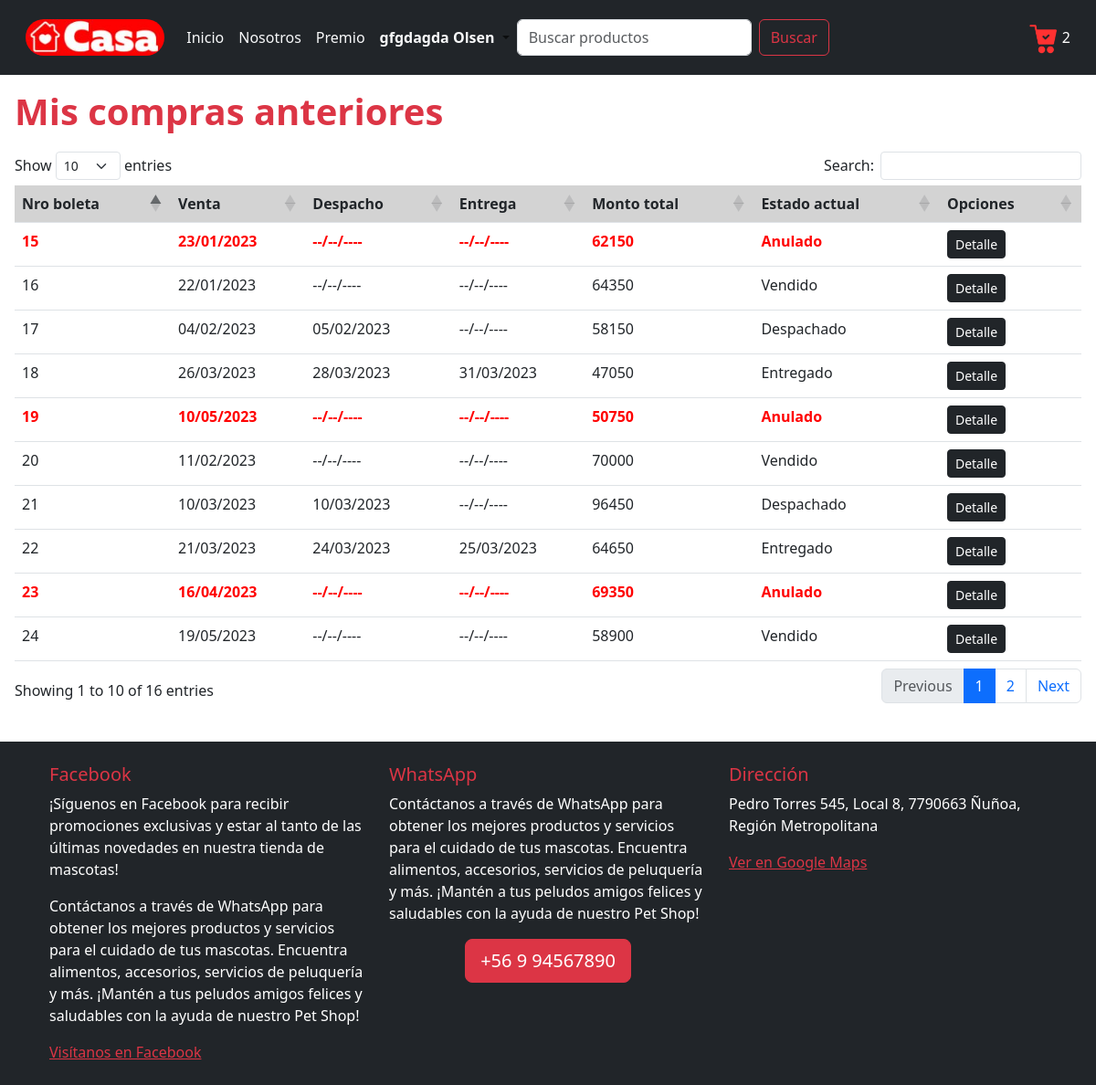
Screenshot of /miscompras (signed in) with the database file from the repository.
### core/models.py (models this page shows, shortened)
class Boleta(models.Model):
    ESTADO_CHOICES = [
        ('Anulado', 'Anulado'),
        ('Vendido', 'Vendido'),
        ('Despachado', 'Despachado'),
        ('Entregado', 'Entregado'),
    ]
    nro_boleta = models.IntegerField(primary_key=True, blank=False, null=False, verbose_name='Nro boleta')
    cliente = models.ForeignKey(Perfil, on_delete=models.DO_NOTHING)
    monto_sin_iva = models.IntegerField(blank=False, null=False, verbose_name='Monto sin IVA')
    iva = models.IntegerField(blank=False, null=False, verbose_name='IVA')
    total_a_pagar = models.IntegerField(blank=False, null=False, verbose_name='Total a pagar')
    fecha_venta = models.DateField(blank=False, null=False, verbose_name='Fecha de venta')
    fecha_despacho = models.DateField(blank=True, null=True, verbose_name='Fecha de despacho')
    fecha_entrega = models.DateField(blank=True, null=True, verbose_name='Fecha de entrega')
    estado = models.CharField(choices=ESTADO_CHOICES, max_length=50, blank=False, null=False, verbose_name='Estado')
    class Meta:
        db_table = 'Boleta'
        verbose_name = "Boleta"
        verbose_name_plural = "Boletas"

### core/views.py (the view)
# urls.py: path('miscompras', miscompras, name='miscompras'),
def miscompras(request):
    usuario = request.user
    perfil = Perfil.objects.get(usuario=usuario)
    boletas = Boleta.objects.filter(cliente=perfil)
    historial =[]
    for boleta in boletas:
        boleta_historial = {
            'nro_boleta': boleta.nro_boleta,
            'fecha_venta': boleta.fecha_venta,
            'fecha_despacho': boleta.fecha_despacho,
            'fecha_entrega': boleta.fecha_entrega,
            'total_a_pagar': boleta.total_a_pagar,
            'estado': boleta.estado,
        }
        historial.append(boleta_historial)
    return render(request, 'core/miscompras.html', {
        'historial': historial
    })

### core/context_processors.py (called while the page is built)
def registrar_carrito(request):
    mostrar_carrito = False
    cantidad_productos = 0
    if request.user.is_authenticated:
        if request.user.perfil.tipo_usuario == 'Cliente':
            cantidad_productos = Carrito.objects.filter(cliente=request.user.perfil).count()
            mostrar_carrito = cantidad_productos > 0
    return {
        'mostrar_carrito': mostrar_carrito,
        'cantidad_productos': cantidad_productos,
    }

def carrito_variables(request):
    if request.user.is_authenticated and hasattr(request.user, 'perfil') and request.user.perfil.tipo_usuario == 'Cliente':
        detalle_carrito = Carrito.objects.filter(cliente=request.user.perfil)
        total_a_pagar = 0
        for item in detalle_carrito:
            total_a_pagar += item.precio_a_pagar
        monto_sin_iva = int(round(total_a_pagar / 1.19))
        iva = total_a_pagar - monto_sin_iva
        return {
            'detalle_carrito': detalle_carrito,
            'monto_sin_iva': monto_sin_iva,
            'iva': iva,
            'total_a_pagar': total_a_pagar,
        }
    return {}

### core/templatetags/custom_filters.py (called while the page is built)
@register.filter
def formatear_dinero(value):
    value = round(value)
    value = f'${value:,}'
    value = value.replace(',', '.')
    return value

@register.filter
def formatear_porcentaje(value):
    return f'{value}%'

@register.filter
def formatear_fecha(value):
    if value == None:
        value = '--/--/----'
    else:
        value = value.strftime("%d/%m/%Y")
    return f'{value}'

### core/templates/core/miscompras.html
{% extends 'core/base.html' %}
{% load static %}
{% load custom_filters %}
{% block content %}
    <h1 class="text-danger">Mis compras anteriores</h1>
    <table id="tabla-principal" class="table table-hover">
        <thead>
            <tr>
                <th> Nro boleta </th>
                <th> Venta </th>
                <th> Despacho </th>
                <th> Entrega </th>
                <th> Monto total </th>
                <th> Estado actual </th>
                <th> Opciones </th>
            </tr>
        </thead>
        <tbody>
            {% for boleta in historial %}
                {% if boleta.estado == 'Anulado' %}
                    <tr class="letra-boleta-anulada">
                {% else %}
                    <tr>
                {% endif %}
                    <td> {{ boleta.nro_boleta }} </td>
                    <td> {{ boleta.fecha_venta|formatear_fecha }} </td>
                    <td> {{ boleta.fecha_despacho|formatear_fecha }} </td>
                    <td> {{ boleta.fecha_entrega|formatear_fecha }} </td>
                    <td> {{ boleta.total_a_pagar }} </td>
                    <td> {{ boleta.estado }} </td>
                    <td>
                        <a href="{% url 'boleta' boleta.nro_boleta %}" class="btn btn-sm btn-dark">Detalle</a>
                    </td>
                </tr>
            {% endfor %}
        </tbody>
    </table>
{% endblock content %}

### core/templates/core/base.html (shortened to what this page needs)
{% load static %}
{% load custom_filters %}
<!DOCTYPE html>
<html lang="es">
<head>
    <link rel="stylesheet" href="{% static 'core/css/style-carrito.css' %}" />
    <link rel="stylesheet" href="{% static 'core/css/base.css' %}">
    <link href="https://cdn.jsdelivr.net/npm/bootstrap@5.3.0/dist/css/bootstrap.min.css" rel="stylesheet">
    <link href="https://cdn.datatables.net/1.13.4/css/dataTables.bootstrap5.min.css" rel="stylesheet">
    <link href="{% static 'core/css/base.css'%}" rel="stylesheet">
</head>
<body>
    {% block navbar %}
      <nav class="navbar navbar-expand-lg text-bg-dark p-3">
        <div class="container-fluid">
          <a class="navbar-brand" href="{% url 'index' %}">
            <img class="rounded-pill" src="{% static 'core/images/logo.jpg' %}" style="height: 40px;;" alt="logo">
          </a>
          <div class="collapse navbar-collapse" id="navbarSupportedContent">
            <ul class="navbar-nav me-auto mb-2 mb-lg-0">
              <li class="nav-item">
                <a class="nav-link active text-light" aria-current="page" href="{% url 'index' %}">Inicio</a>
              </li>
              <li class="nav-item">
                <a class="nav-link text-light text-light" aria-current="page" href="{% url 'nosotros' %}"> Nosotros </a>
              </li>
              <li class="nav-item">
                <a class="nav-link text-light text-light" aria-current="page" href="{% url 'api' %}"> Premio </a>
              </li>
              {% if user.is_authenticated %}
                <li class="nav-item dropdown">
                  <a class="nav-link dropdown-toggle" href="#" role="button" data-bs-toggle="dropdown"
                      aria-expanded="false" href="{% url 'ingresar' %}">
                    {% if user.is_superuser %}
                      <span class="text-danger fw-bold">
                    {% elif user.is_staff %}
                      <span class="text-warning fw-bold">
                    {% else %}
                      <span class="text-light fw-bold">
                    {% endif %}
                      {{ user.first_name }} {{ user.last_name }}
                    </span>
                  </a>
                </li>
              {% endif %}
              <form method="post" action="{% url 'index' %}" class="d-flex" role="search">
                <input class="form-control me-2" type="search" placeholder="Buscar productos"
                    aria-label="Search" id="buscar" id="buscar" name="buscar">
                <button class="btn btn-outline-danger" type="submit"> Buscar </button>
              </form>
            </ul>
            <div>
            <div>
              {% if mostrar_carrito %}
                  <div class="carrito-wrapper d-flex float-end mt-1">
                    <div id="carritoNav">
                    <img src="{% static 'core/images/carritos.png' %}" width="32px">
                    {{ cantidad_productos }}
                  </div>
                </div>
              {% endif %}
            </div>
            </div>
          </div>
        </div>
      </nav>
    {% endblock navbar %}
    <div class="content m-3">
        {% block content %}
        {% endblock content %}
    </div>
    <br>
    <footer>
        <footer class="bg-dark text-white text-center text-lg-start">
          <div class="container p-4">
            <div class="row">
              <div class="col-lg-4 col-md-6 mb-4 mb-md-0">
                <h5 class="text-danger">Facebook</h5>
                <p>¡Síguenos en Facebook para recibir promociones exclusivas y estar al tanto de las últimas novedades en nuestra tienda de mascotas! </p>
                <p>Contáctanos a través de WhatsApp para obtener los mejores productos y servicios para el cuidado de tus mascotas. Encuentra alimentos, accesorios, servicios de peluquería y más. ¡Mantén a tus peludos amigos felices y saludables con la ayuda de nuestro Pet Shop!</p>
                <a href="https://www.facebook.com/TuTiendaDeMascotas" target="_blank" rel="noopener noreferrer" class="text-danger">Visítanos en Facebook</a>
              </div>
              <div class="col-lg-4 col-md-6 mb-4 mb-md-0">
                <h5 class="text-danger">WhatsApp</h5>
                <p class="font-size-lg">Contáctanos a través de WhatsApp para obtener los mejores productos y servicios para el cuidado de tus mascotas. Encuentra alimentos, accesorios, servicios de peluquería y más. ¡Mantén a tus peludos amigos felices y saludables con la ayuda de nuestro Pet Shop!</p>
                <div class="d-flex justify-content-center">
                  <a href="https://web.whatsapp.com/" class="btn btn-danger btn-lg font-weight-bold" target="_blank">+56 9 94567890</a>
                </div>
              </div>
              <div class="col-lg-4 col-md-12 mb-4 mb-md-0">
                <h5 class="text-danger">Dirección</h5>
                <p>Pedro Torres 545, Local 8, 7790663 Ñuñoa, Región Metropolitana</p>
                <a href="https://www.google.com/maps?q=Pedro+Torres+545,+Local+8,+7790663+Ñuñoa,+Región+Metropolitana" target="_blank" rel="noopener noreferrer" class="text-danger">Ver en Google Maps</a>
              </div>
            </div>
          </div>
        </footer>
    </footer>
</body>
</html>

### core/static/core/css/style-carrito.css (style rules this page uses)
.carrito-wrapper { position: relative; }
#carritoNav { cursor: pointer; }

### core/static/core/css/base.css (style rules this page uses)
h1 { color: red !important; font-weight: bolder; margin-bottom: 20px; }
th { vertical-align: top; background-color: lightgray !important; }
.table-hover .letra-boleta-anulada td { color: red !important; font-weight: bold !important; }

### rows the page displays
Boleta: fecha_venta "23/01/2023", estado "Anulado"
Boleta: fecha_venta "22/01/2023", estado "Vendido"
Boleta: fecha_venta "04/02/2023", fecha_despacho "05/02/2023", estado "Despachado"
Boleta: fecha_venta "26/03/2023", fecha_despacho "28/03/2023", fecha_entrega "31/03/2023", estado "Entregado"
Boleta: fecha_venta "10/05/2023", estado "Anulado"
Boleta: fecha_venta "11/02/2023", estado "Vendido"
Boleta: fecha_venta "10/03/2023", fecha_despacho "10/03/2023", estado "Despachado"
Boleta: fecha_venta "21/03/2023", fecha_despacho "24/03/2023", fecha_entrega "25/03/2023", estado "Entregado"
Boleta: fecha_venta "16/04/2023", estado "Anulado"
Boleta: fecha_venta "19/05/2023", estado "Vendido"

### other values shown
{{ user.first_name }} "gfgdagda"
{{ user.last_name }} "Olsen"
{{ cantidad_productos }} "2"
{{ boleta.nro_boleta }} "15" "16" "17" "18" "19" "20" "21" "22" "23" "24"
{{ boleta.fecha_despacho|formatear_fecha }} "--/--/----" "--/--/----" "--/--/----" "--/--/----" "--/--/----" "--/--/----"
{{ boleta.fecha_entrega|formatear_fecha }} "--/--/----" "--/--/----" "--/--/----" "--/--/----" "--/--/----" "--/--/----" "--/--/----" "--/--/----"
{{ boleta.total_a_pagar }} "62150" "64350" "58150" "47050" "50750" "70000" "96450" "64650" "69350" "58900"
